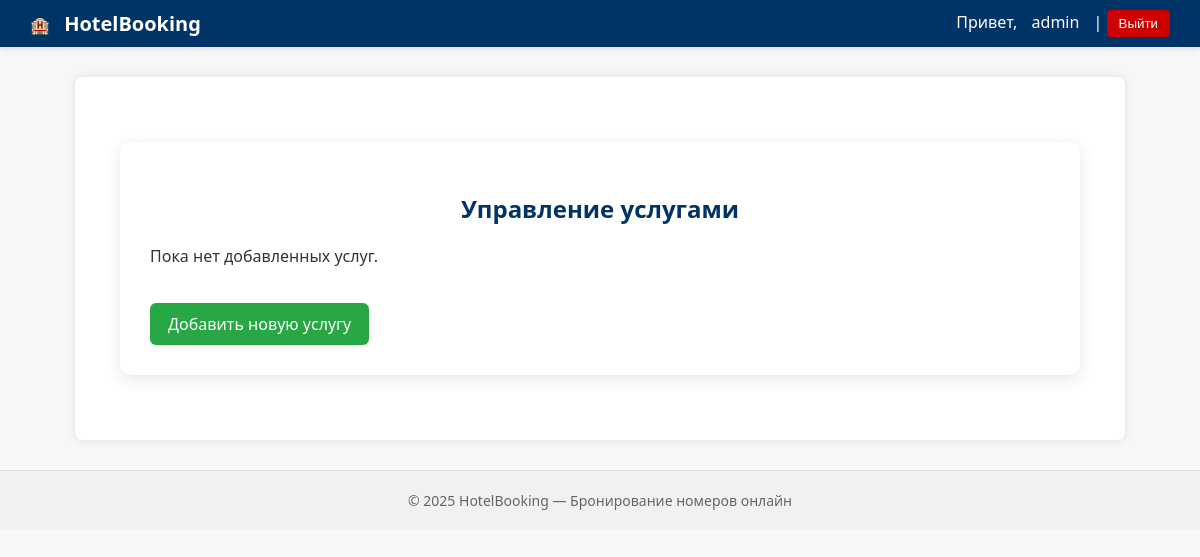
The app's page /booking/services/manage/ (signed in), older data.
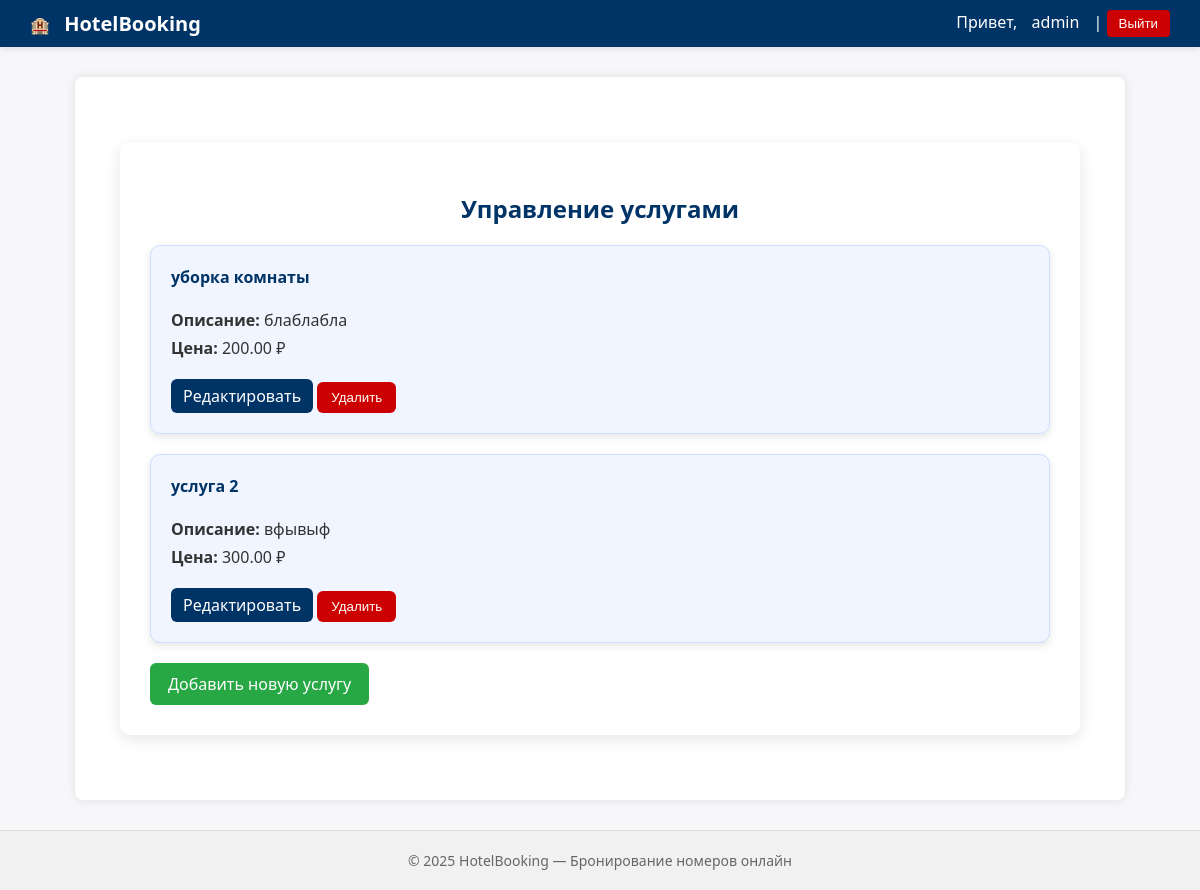
The same page, newer data.
### booking_app/models.py (models this page shows, shortened)
class Service(models.Model):
    name = models.CharField(max_length=100)
    description = models.TextField(blank=True)
    price = models.DecimalField(max_digits=8, decimal_places=2)
    objects = models.Manager()

### booking_app/views.py (the view)
    def wrapper(request, *args, **kwargs):
        if not request.user.is_authenticated or not (request.user.role == 'admin' or request.user.is_superuser):
            raise PermissionDenied
        return view_func(request, *args, **kwargs)

### booking_app/views.py (called while the page is built)
def admin_required(view_func):
    def wrapper(request, *args, **kwargs):
        if not request.user.is_authenticated or not (request.user.role == 'admin' or request.user.is_superuser):
            raise PermissionDenied
        return view_func(request, *args, **kwargs)
    return wrapper

@login_required
@admin_required
def service_manage_view(request):
    services = Service.objects.all()
    return render(request, 'booking_app/service_manage.html', {'services': services})

### booking_app/templates/booking_app/service_manage.html (shortened to what this page needs)
{% extends "base.html" %}
{% block content %}
<div class="profile-container">
    <h2>Управление услугами</h2>
    {% if services %}
        <div class="rooms-list">
            {% for service in services %}
                <div class="room-card">
                    <div class="room-header">
                        <h4>{{ service.name }}</h4>
                    </div>
                    <p><strong>Описание:</strong> {{ service.description|default:"Нет описания" }}</p>
                    <p><strong>Цена:</strong> {{ service.price }} ₽</p>
                    <div class="room-actions">
                        <a href="{% url 'booking_app:service_edit' service.id %}" class="btn-edit">Редактировать</a>
                        <form action="{% url 'booking_app:service_delete' service.id %}" method="post" style="display:inline;">
                            <button type="submit" class="btn-delete">Удалить</button>
                        </form>
                    </div>
                </div>
            {% endfor %}
        </div>
    {% else %}
        <p>Пока нет добавленных услуг.</p>
    {% endif %}
    <a href="{% url 'booking_app:service_add' %}" class="add-room-btn">Добавить новую услугу</a>
</div>
{% endblock %}

Row changes from the older to the newer data that the page shows:
added Service: name "уборка комнаты", description "блаблабла", price "200.00"
added Service: name "услуга 2", description "вфывыф", price "300.00"
Text that changed along with them:
text no longer shown: "Пока нет добавленных услуг."
